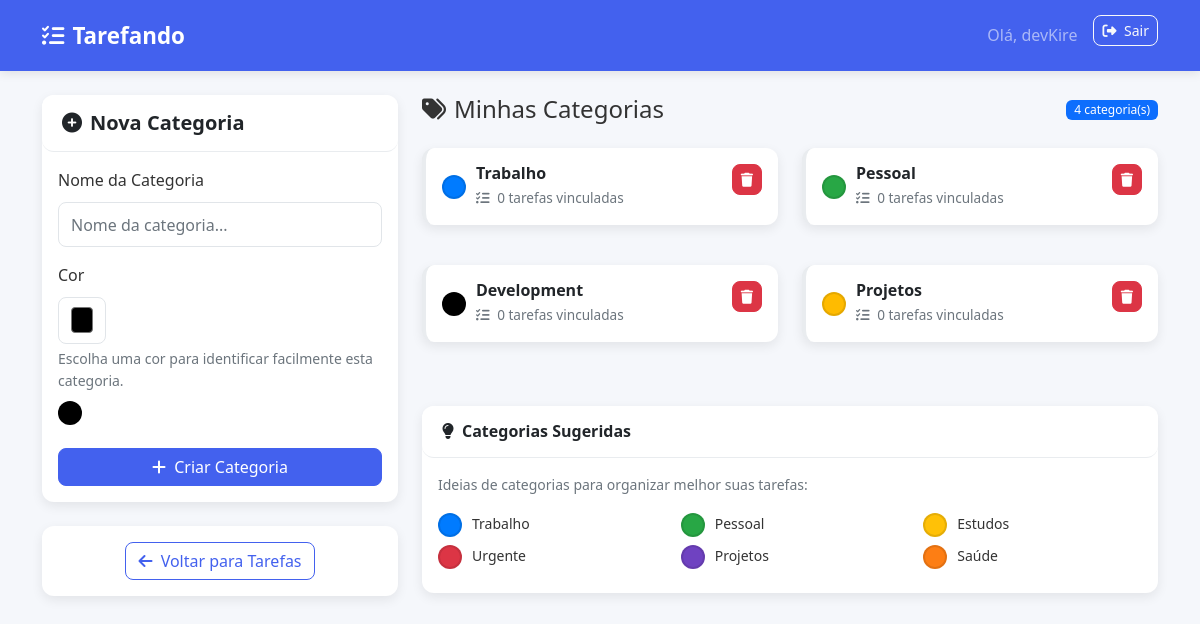
The app's page /categorias/ (signed in) with its own data.
### tasks/models.py (models this page shows, shortened)
class Categoria(models.Model):
    nome = models.CharField(max_length=50)
    usuario = models.ForeignKey(User, on_delete=models.CASCADE)
    cor = models.CharField(max_length=7, default='#007bff')

### tasks/views.py (the view, shortened to what this page needs)
# urls.py: path('categorias/', views.lista_categorias, name='lista_categorias'),
@login_required
def lista_categorias(request):
    categorias = Categoria.objects.filter(usuario=request.user)
    form = CategoriaForm()
    return render(request, 'tasks/lista_categorias.html', {
        'categorias': categorias,
        'form': form
    })

### tasks/forms.py
class CategoriaForm(forms.ModelForm):
    cor = forms.CharField(
        widget=forms.TextInput(attrs={'type': 'color', 'class': 'form-control form-control-color'}),
        label="Cor da Categoria"
    )
    class Meta:
        model = Categoria
        fields = ['nome', 'cor']
        widgets = {
            'nome': forms.TextInput(attrs={'class': 'form-control', 'placeholder': 'Nome da categoria...'}),
        }

### tasks/templates/tasks/lista_categorias.html (shortened to what this page needs)
<!DOCTYPE html>
<html lang="pt-br">
<head>
    <link href="https://cdn.jsdelivr.net/npm/bootstrap@5.1.3/dist/css/bootstrap.min.css" rel="stylesheet">
    <link rel="stylesheet" href="https://cdnjs.cloudflare.com/ajax/libs/font-awesome/6.4.0/css/all.min.css">
</head>
<body>
    <nav class="navbar navbar-expand-lg navbar-dark" style="background-color: var(--primary);">
        <div class="container">
            <a class="navbar-brand d-flex align-items-center" href="{% url 'tasks:lista_tarefas' %}">
                <i class="fas fa-tasks me-2"></i>
                Tarefando
            </a>
            <div class="navbar-nav ms-auto">
                <span class="navbar-text me-3 d-none d-md-inline">Olá, {{ user.username }}</span>
                <form method="post" action="{% url 'tasks:logout' %}" class="d-inline">
                    <button type="submit" class="btn btn-outline-light btn-sm">
                        <i class="fas fa-sign-out-alt me-1"></i> Sair
                    </button>
                </form>
            </div>
        </div>
    </nav>
    <div class="container mt-4">
        <div class="row">
            <div class="col-md-4 mb-4">
                <div class="sidebar-sticky">
                    <div class="card">
                        <div class="card-header">
                            <h5 class="card-title mb-0"><i class="fas fa-plus-circle me-2"></i>Nova Categoria</h5>
                        </div>
                        <div class="card-body">
                            <form method="post">
                                <div class="mb-3">
                                    <label class="form-label">Nome da Categoria</label>
                                    {{ form.nome }}
                                </div>
                                <div class="mb-3">
                                    <label class="form-label">Cor</label>
                                    {{ form.cor }}
                                    <div class="form-text">Escolha uma cor para identificar facilmente esta categoria.</div>
                                </div>
                                <button type="submit" class="btn btn-primary w-100">
                                    <i class="fas fa-plus me-1"></i> Criar Categoria
                                </button>
                            </form>
                        </div>
                    </div>
                    <div class="card mt-3">
                        <div class="card-body text-center">
                            <a href="{% url 'tasks:lista_tarefas' %}" class="btn btn-outline-primary">
                                <i class="fas fa-arrow-left me-1"></i> Voltar para Tarefas
                            </a>
                        </div>
                    </div>
                </div>
            </div>
            <div class="col-md-8">
                <div class="d-flex justify-content-between align-items-center mb-4">
                    <h4 class="mb-0"><i class="fas fa-tags me-2"></i>Minhas Categorias</h4>
                    <span class="badge bg-primary">{{ categorias|length }} categoria(s)</span>
                </div>
                {% if categorias %}
                    <div class="row">
                        {% for categoria in categorias %}
                            <div class="col-md-6 mb-3">
                                <div class="card category-card">
                                    <div class="card-body">
                                        <div class="d-flex justify-content-between align-items-start">
                                            <div class="d-flex align-items-center flex-grow-1">
                                                <span class="color-preview" style="background-color: {{ categoria.cor }};"></span>
                                                <div>
                                                    <h6 class="card-title mb-0">{{ categoria.nome }}</h6>
                                                    <div class="category-stats mt-1">
                                                        <i class="fas fa-tasks me-1"></i>
                                                        {% with tarefas_count=categoria.tarefa_set.count %}
                                                            {{ tarefas_count }} tarefa{{ tarefas_count|pluralize }} vinculada{{ tarefas_count|pluralize }}
                                                        {% endwith %}
                                                    </div>
                                                </div>
                                            </div>
                                            <div class="ms-2">
                                                <a href="{% url 'tasks:excluir_categoria' categoria.id %}"
                                                   class="btn btn-danger btn-sm"
                                                   onclick="return confirm('Tem certeza que deseja excluir a categoria \"{{ categoria.nome }}\"?')">
                                                    <i class="fas fa-trash"></i>
                                                </a>
                                            </div>
                                        </div>
                                    </div>
                                </div>
                            </div>
                        {% endfor %}
                    </div>
                {% else %}
                    <div class="empty-state">
                        <i class="fas fa-folder-open"></i>
                        <h5 class="text-muted">Nenhuma categoria criada!</h5>
                        <p class="text-muted">Use o formulário ao lado para criar sua primeira categoria.</p>
                    </div>
                {% endif %}
                <div class="card mt-4">
                    <div class="card-header">
                        <h6 class="card-title mb-0"><i class="fas fa-lightbulb me-2"></i>Categorias Sugeridas</h6>
                    </div>
                    <div class="card-body">
                        <p class="small text-muted mb-3">Ideias de categorias para organizar melhor suas tarefas:</p>
                        <div class="row">
                            <div class="col-6 col-md-4 mb-2">
                                <div class="d-flex align-items-center">
                                    <span class="color-preview suggested-categories" style="background-color: #007bff;"></span>
                                    <small class="fw-medium">Trabalho</small>
                                </div>
                            </div>
                            <div class="col-6 col-md-4 mb-2">
                                <div class="d-flex align-items-center">
                                    <span class="color-preview suggested-categories" style="background-color: #28a745;"></span>
                                    <small class="fw-medium">Pessoal</small>
                                </div>
                            </div>
                            <div class="col-6 col-md-4 mb-2">
                                <div class="d-flex align-items-center">
                                    <span class="color-preview suggested-categories" style="background-color: #ffc107;"></span>
                                    <small class="fw-medium">Estudos</small>
                                </div>
                            </div>
                            <div class="col-6 col-md-4 mb-2">
                                <div class="d-flex align-items-center">
                                    <span class="color-preview suggested-categories" style="background-color: #dc3545;"></span>
                                    <small class="fw-medium">Urgente</small>
                                </div>
                            </div>
                            <div class="col-6 col-md-4 mb-2">
                                <div class="d-flex align-items-center">
                                    <span class="color-preview suggested-categories" style="background-color: #6f42c1;"></span>
                                    <small class="fw-medium">Projetos</small>
                                </div>
                            </div>
                            <div class="col-6 col-md-4 mb-2">
                                <div class="d-flex align-items-center">
                                    <span class="color-preview suggested-categories" style="background-color: #fd7e14;"></span>
                                    <small class="fw-medium">Saúde</small>
                                </div>
                            </div>
                        </div>
                    </div>
                </div>
            </div>
        </div>
    </div>
</body>
</html>

### tasks/templates/tasks/lista_categorias.html (style rules this page uses)
:root { --primary: #4361ee; --primary-light: #4895ef; --secondary: #3f37c9; --success: #4cc9f0; --danger: #f72585; --warning: #f8961e; --info: #4895ef; --light: #f8f9fa; --dark: #212529; --gray: #6c757d; --gray-light: #e9ecef; --border-radius: 12px; --shadow: 0 4px 12px rgba(0, 0, 0, 0.08); --transition: all 0.3s ease; }
body { background-color: #f5f7fb; font-family: 'Segoe UI', system-ui, -apple-system, sans-serif; color: #333; line-height: 1.6; }
.navbar { box-shadow: 0 2px 10px rgba(0, 0, 0, 0.1); padding: 0.8rem 0; }
.navbar-brand { font-weight: 700; font-size: 1.4rem; }
.card { border: none; border-radius: var(--border-radius); box-shadow: var(--shadow); margin-bottom: 1.5rem; transition: var(--transition); }
.card-header { background-color: white; border-bottom: 1px solid var(--gray-light); padding: 1rem 1.25rem; border-radius: var(--border-radius) !important; }
.card-title { font-weight: 600; color: var(--dark); margin-bottom: 0; }
.btn { border-radius: 8px; font-weight: 500; transition: var(--transition); }
.btn-primary { background-color: var(--primary); border-color: var(--primary); }
.btn-outline-primary { color: var(--primary); border-color: var(--primary); }
.badge { font-weight: 500; border-radius: 6px; padding: 0.35em 0.65em; font-size: 0.75em; }
.form-control, .form-select { border-radius: 8px; border: 1px solid #e1e5e9; padding: 0.6rem 0.75rem; transition: var(--transition); }
.sidebar-sticky { position: sticky; top: 1rem; }
.category-card { transition: var(--transition); border-left: 4px solid var(--gray-light); }
.color-preview { width: 24px; height: 24px; border-radius: 50%; display: inline-block; margin-right: 10px; border: 2px solid rgba(0,0,0,0.1); }
.category-stats { font-size: 0.85rem; color: var(--gray); }

### records on screen
Categoria: nome "Trabalho", tarefa_set.count "0"
Categoria: nome "Pessoal", tarefa_set.count "0"
Categoria: nome "Development", tarefa_set.count "0"
Categoria: nome "Projetos", tarefa_set.count "0"

### other values on screen
{{ user.username }} "devKire"
{{ categorias|length }} "4"
